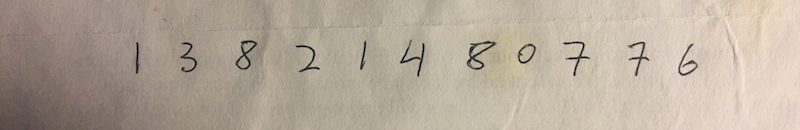
#> input picture caseStudyHandwritingRecognition/data/img1.jpg, 800 x 130 px
$ python otsuAndRiddler.py --image ../caseStudyHandwritingRecognition/data/img1.jpg   (older library calls are emulated)
#> lines starting #> are read from the running program, lines starting #| are printed output that depends on the picture; after the words box and inside, x2 and y2 are one past the last pixel; in counts of white or black regions, pixels touching at a corner belong together
import argparse
import cv2
import mahotas as mh

ap = argparse.ArgumentParser()
ap.add_argument('-i', '--image', required=True, help='Path to the image')
args = vars(ap.parse_args())

image = cv2.imread(args['image'])
#> image is the input picture: shape (130, 800, 3); mean B, G, R 154.4, 169.2, 181.1
image = cv2.cvtColor(image, cv2.COLOR_BGR2GRAY)
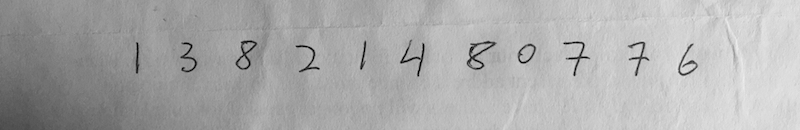
#> image: shape (130, 800); min 0, max 237, mean 171.1
cv2.imshow('Image', image)
blurred = cv2.GaussianBlur(image, (5, 5), 0)

t = mh.thresholding.otsu(blurred)
#> t = 169
print('Otsu\'s thresholding: t={}'.format(t))
#| Otsu's thresholding: t=169
thresh = image.copy()
thresh[thresh > t] = 255
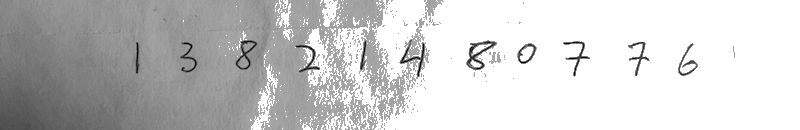
#> thresh: shape (130, 800); min 0, max 255, mean 203.2
thresh[thresh < 255] = 0
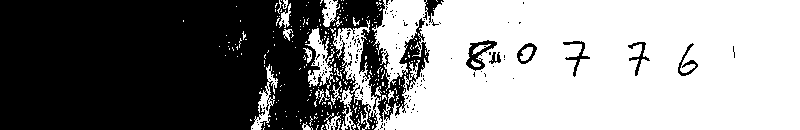
#> thresh: shape (130, 800); 54% white; 162 black regions (154 under 20 px), largest, box (x1, y1, x2, y2) and area: (0, 0, 430, 130) 45991, (466, 40, 497, 71) 369, (563, 41, 590, 77) 213
# thresh = cv2.bitwise_not(thresh)
cv2.imshow('Otsu', thresh)

#> (the run stopped early here; a loop or call above may not have finished)
